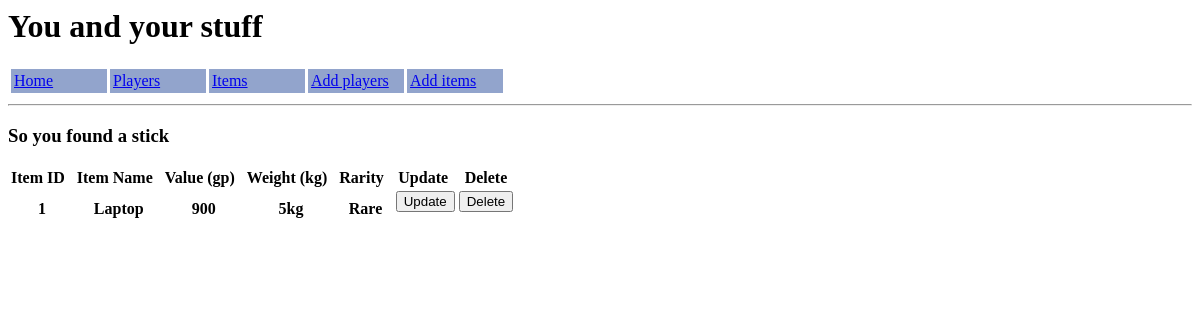
/items, run on an earlier commit of the app's database.
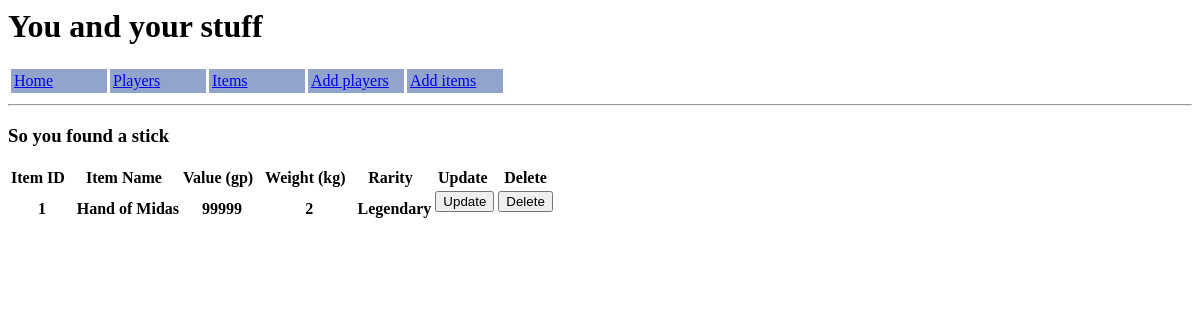
And on a later commit of the database.
### application/models.py (models this page shows)
class Items(db.Model):
    item_id     =   db.Column(db.Integer, primary_key=True)
    item_name   =   db.Column(db.String(50), nullable=False)
    value       =   db.Column(db.String(10), nullable=False)
    weight      =   db.Column(db.String(10), nullable=False)
    rarity      =   db.Column(db.String(50), nullable=False)
    owner       =   db.Column(db.Integer, db.ForeignKey('players.player_id'))

### application/routes.py (the view)
@app.route("/items", methods=["GET", "POST"])
def showitems():
    form = ItemsForm()
    items_sorted  = Items.query.order_by(Items.item_id).all()
    return render_template("items.html", form=form, title='So you found a stick', all_items=items_sorted)

### application/forms.py
class ItemsForm(FlaskForm):
    item_name   =   StringField('Item Name', validators=[DataRequired(), Length(min=2,max=30)])
    value       =   StringField('Value (gp)', validators=[DataRequired()])
    weight      =   StringField('Weight (kg)', validators=[DataRequired()])
    rarity      =   StringField('Rarity', validators=[DataRequired()])
    owner       =   StringField('Assign to Player')
    submit      =   SubmitField('Submit')
    update      =   SubmitField('Update')
    delete      =   SubmitField('Delete')

### application/templates/items.html (shortened to what this page needs)
{% extends "body.html" %}
{% block body %}
<h3>{{ title }}</h3>
    <div class='showitems'>
        <table>
            <tr>
                <th>Item ID&nbsp;&nbsp;</th>
                <th>Item Name&nbsp;&nbsp;</th>
                <th>Value (gp)&nbsp;&nbsp;</th>
                <th>Weight (kg)&nbsp;&nbsp;</th>
                <th>Rarity&nbsp;&nbsp;</th>
                <th>Update&nbsp;</th>
                <th>Delete</th>
            </tr>
            {% for items in all_items %}
                <tr>
                    <th>{{ items.item_id}}</th>
                    <th>{{ items.item_name }}</th>
                    <th>{{ items.value }}</th>
                    <th>{{ items.weight }}</th>
                    <th>{{ items.rarity }}</th>
                    <th><form action='{{ url_for('update_item', item_id=items.item_id) }}'>
                        <input type=submit value="Update"></form></th>
                        <th><form action='{{ url_for('deleteitems', item_id=items.item_id) }}'>
                        <input type=submit value="Delete"></form></th>
                    </tr>
                {% endfor %}
            </table>
        </div>
    {% endblock body %}

What changed in the data, as far as the page shows it:
changed Items id 1: item_name "Laptop" → "Hand of Midas"; value "900" → "99999"; weight "5kg" → "2"; rarity "Rare" → "Legendary"
